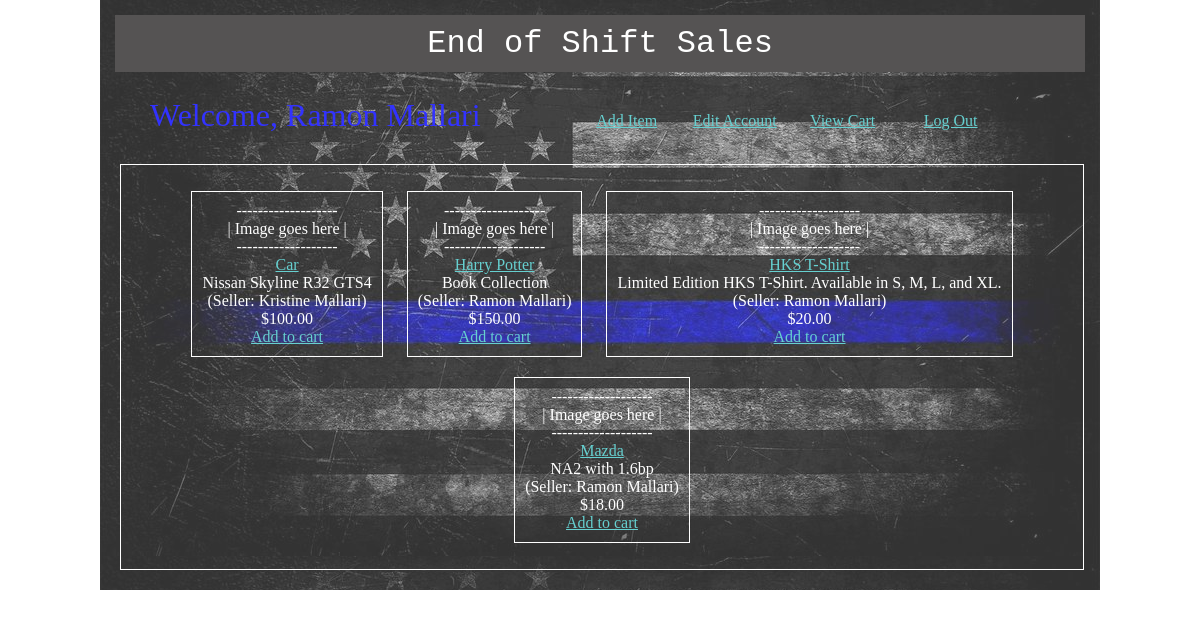
Page /all_items (signed in) on the committed database.
### app/models.py (models this page shows)
class User(models.Model):
    first_name = models.CharField(max_length=255)
    last_name = models.CharField(max_length=255)
    email = models.CharField(max_length=255)
    password = models.CharField(max_length=255)
    created_at = models.DateTimeField(auto_now_add=True)
    updated_at = models.DateTimeField(auto_now=True)
    objects = UserManager()

class Item(models.Model):
    item = models.CharField(max_length=255)
    description = models.CharField(max_length=255)
    price = models.DecimalField(max_digits=5, decimal_places=2)
    uploaded_by = models.ForeignKey(User, related_name = "user_items", on_delete = models.CASCADE)
    created_at = models.DateTimeField(auto_now_add=True)
    updated_at = models.DateTimeField(auto_now=True)
    slug = models.SlugField()
    objects = ItemManager()

### app/views.py (the view)
# urls.py: path('all_items', views.all_items),
def all_items(request):
    if "userid" not in request.session:
        return redirect('/')
    else:
        context = {
            'user': User.objects.get(id=request.session['userid']),
            'all_items': Item.objects.all()
        }
    return render(request, 'main.html', context)

### app/templates/main.html (shortened to what this page needs)
<!DOCTYPE html>
<html lang="en">
<head>
    {% load static %}
    <link rel="stylesheet" href="{% static 'css/style.css' %}">
</head>
<body>
    <div class = "container">
        <div class = "top">
            <h1>End of Shift Sales</h1>
        </div>
        <div class = "panel">
            <h1 style="color:blue;">Welcome, {{user.first_name}} {{user.last_name}}</h1>
            <p><a href = /add_item>Add Item</a></p>
            <p><a href = "user/{{user.id}}">Edit Account</a></p>
            <p><a href = "view_cart">View Cart</a></p>
            <p><a href = /logout>Log Out</a></p>
        </div>
        <div class = "store">
            {% for item in all_items %}
            <div class = "item">
                <p>-------------------</p>
                <p>| Image goes here |</p>
                <p>-------------------</p>
                <p><a href="item/{{item.id}}">{{item.item}}</a></p>
                <p>{{item.description}}</p>
                <p>(Seller: {{item.uploaded_by.first_name}} {{item.uploaded_by.last_name}})</p>
                <p>${{item.price}}</p>
                <a href="add_to_cart/{{item.id}}">Add to cart</a>
            </div>
            {% endfor %}
        </div>
    </div>
</body>
</html>

### app/static/css/style.css (style rules this page uses)
* { vertical-align: baseline; font-weight: inherit; font-family: inherit; font-style: inherit; border: 0 none; outline: 0; padding: 0; margin: 0 auto; }
a { color:rgb(64, 197, 197); }
.container { background: url("/static/images/thin-blue-line-pattern.png")50% 0 repeat; opacity:0.8; width: 970px; height: 100%; margin: auto; padding: 15px; }
.top h1 { font-family:"Monaco", monospace; text-align: center; background-color:rgb(43, 41, 41); color:white; padding: 10px; }
.store { width:930px; height:100%; display:inline-block; border: 1px solid rgb(255, 255, 255); padding:16px; margin:5px; text-align: center; color: white; }
.store a { text-align:center; }
.item { display:inline-block; border: 1px solid rgb(255, 255, 255); padding:10px; margin:10px; text-align: center; }
.panel { padding: 15px; }
.panel h1 { margin: 10px 90px 10px 20px; display:inline-block; }
.panel p { text-align: center; display:inline-block; padding:2px; width:100px; text-transform: capitalize; }

### rows in the picture
User: first_name "Ramon", last_name "Mallari"
Item: item "Car", description "Nissan Skyline R32 GTS4", uploaded_by.first_name "Kristine", uploaded_by.last_name "Mallari", price "100.00"
Item: item "Harry Potter", description "Book Collection", uploaded_by.first_name "Ramon", uploaded_by.last_name "Mallari", price "150.00"
Item: item "HKS T-Shirt", description "Limited Edition HKS T-Shirt. Available in S, M, L, and XL.", uploaded_by.first_name "Ramon", uploaded_by.last_name "Mallari", price "20.00"
Item: item "Mazda", description "NA2 with 1.6bp", uploaded_by.first_name "Ramon", uploaded_by.last_name "Mallari", price "18.00"
